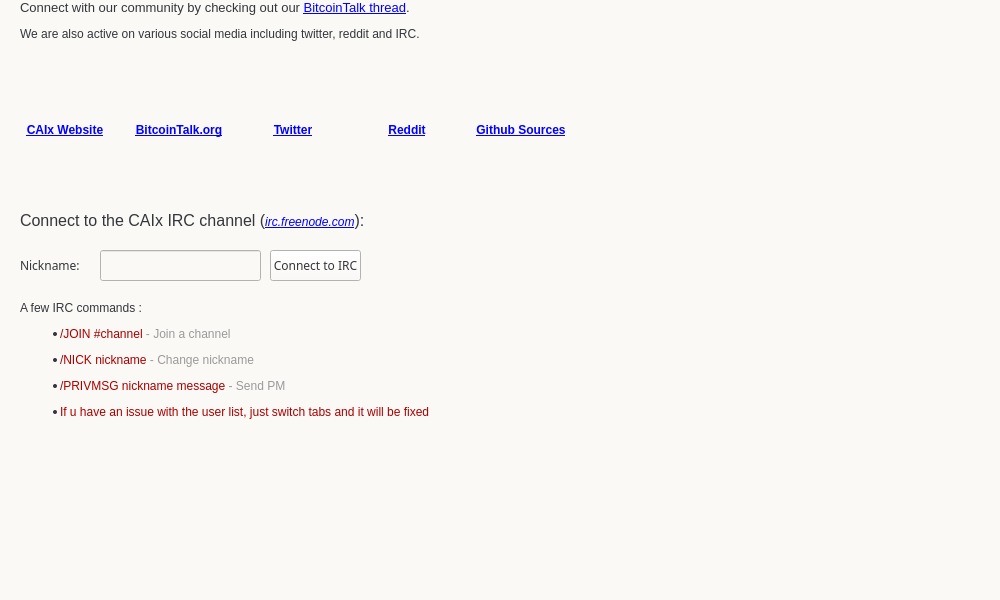
<?xml version="1.0" encoding="UTF-8"?>
<ui version="4.0">
 <class>ChatWindowClass</class>
 <widget class="QWidget" name="ChatWindowClass">
  <property name="geometry">
   <rect>
    <x>0</x>
    <y>0</y>
    <width>1000</width>
    <height>600</height>
   </rect>
  </property>
  <property name="minimumSize">
   <size>
    <width>1000</width>
    <height>600</height>
   </size>
  </property>
  <property name="maximumSize">
   <size>
    <width>1000</width>
    <height>600</height>
   </size>
  </property>
  <property name="styleSheet">
   <string notr="true">color:#33363b; font-size:12px; font-family:&quot;Open Sans Bold&quot;;background-color:#fbf9f6;</string>
  </property>
  <widget class="QWidget" name="widget_2" native="true">
   <property name="geometry">
    <rect>
     <x>0</x>
     <y>0</y>
     <width>1000</width>
     <height>600</height>
    </rect>
   </property>
   <property name="minimumSize">
    <size>
     <width>1000</width>
     <height>600</height>
    </size>
   </property>
   <property name="maximumSize">
    <size>
     <width>1000</width>
     <height>600</height>
    </size>
   </property>
   <property name="styleSheet">
    <string notr="true">color:#33363b; font-size:12px; font-family:&quot;Open Sans Bold&quot;;background-color:#fbf9f6;</string>
   </property>
   <widget class="QWidget" name="splitter" native="true">
    <property name="enabled">
     <bool>true</bool>
    </property>
    <property name="geometry">
     <rect>
      <x>10</x>
      <y>10</y>
      <width>721</width>
      <height>501</height>
     </rect>
    </property>
    <property name="styleSheet">
     <string notr="true">color:#33363b; font-size:12px; font-family:&quot;Open Sans Bold&quot;;background-color:#fbf9f6;</string>
    </property>
    <widget class="QTabWidget" name="tab">
     <property name="geometry">
      <rect>
       <x>10</x>
       <y>0</y>
       <width>541</width>
       <height>451</height>
      </rect>
     </property>
     <property name="styleSheet">
      <string notr="true">color:#33363b; font-size:12px; font-family:&quot;Open Sans Bold&quot;;background-color:#fbf9f6;</string>
     </property>
     <property name="tabShape">
      <enum>QTabWidget::Rounded</enum>
     </property>
     <property name="currentIndex">
      <number>0</number>
     </property>
     <property name="tabsClosable">
      <bool>false</bool>
     </property>
     <widget class="QWidget" name="widget_4">
      <attribute name="title">
       <string>Tab 1</string>
      </attribute>
      <zorder>hide3</zorder>
     </widget>
     <widget class="QWidget" name="tab_5">
      <attribute name="title">
       <string>Tab 2</string>
      </attribute>
     </widget>
    </widget>
    <widget class="QLineEdit" name="lineEdit">
     <property name="geometry">
      <rect>
       <x>10</x>
       <y>460</y>
       <width>701</width>
       <height>30</height>
      </rect>
     </property>
     <property name="sizePolicy">
      <sizepolicy hsizetype="Fixed" vsizetype="Fixed">
       <horstretch>0</horstretch>
       <verstretch>0</verstretch>
      </sizepolicy>
     </property>
     <property name="maximumSize">
      <size>
       <width>16777215</width>
       <height>30</height>
      </size>
     </property>
    </widget>
    <widget class="QListView" name="userView">
     <property name="geometry">
      <rect>
       <x>560</x>
       <y>20</y>
       <width>161</width>
       <height>391</height>
      </rect>
     </property>
     <property name="minimumSize">
      <size>
       <width>0</width>
       <height>300</height>
      </size>
     </property>
     <property name="styleSheet">
      <string notr="true">border-radius:10px;</string>
     </property>
    </widget>
    <widget class="QPushButton" name="disconnect">
     <property name="geometry">
      <rect>
       <x>642</x>
       <y>420</y>
       <width>71</width>
       <height>28</height>
      </rect>
     </property>
     <property name="text">
      <string>Disconnect</string>
     </property>
    </widget>
   </widget>
   <widget class="QWidget" name="hide3" native="true">
    <property name="geometry">
     <rect>
      <x>0</x>
      <y>0</y>
      <width>1000</width>
      <height>600</height>
     </rect>
    </property>
    <property name="minimumSize">
     <size>
      <width>1000</width>
      <height>600</height>
     </size>
    </property>
    <property name="maximumSize">
     <size>
      <width>1000</width>
      <height>600</height>
     </size>
    </property>
    <property name="styleSheet">
     <string notr="true">color:#33363b; font-size:12px; font-family:&quot;Open Sans Bold&quot;;background-color:#fbf9f6;</string>
    </property>
    <widget class="QLabel" name="hide2">
     <property name="geometry">
      <rect>
       <x>20</x>
       <y>0</y>
       <width>721</width>
       <height>51</height>
      </rect>
     </property>
     <property name="styleSheet">
      <string notr="true">color:#33363b; font-size:12px; font-family:&quot;Open Sans Bold&quot;;background-color:#fbf9f6;</string>
     </property>
     <property name="text">
      <string>&lt;html&gt;&lt;head/&gt;&lt;body&gt;&lt;p align=&quot;justify&quot;&gt;&lt;span style=&quot; font-family:'arial'; font-size:10pt;&quot;&gt;Connect with our community by checking out our &lt;/span&gt;&lt;a href=&quot;https://bitcointalk.org/index.php?topic=513613.0&quot;&gt;&lt;span style=&quot; font-family:'arial'; font-size:10pt; text-decoration: underline; color:#0000ff;&quot;&gt;BitcoinTalk thread&lt;/span&gt;&lt;/a&gt;&lt;span style=&quot; font-family:'arial'; font-size:10pt;&quot;&gt;.&lt;/span&gt;&lt;/p&gt;&lt;span&gt;&lt;p&gt; We are also active on various social media including twitter, reddit and IRC.&lt;/span&gt;&lt;/p&gt;&lt;p align=&quot;justify&quot;&gt;&lt;span style=&quot; font-family:'arial'; font-size:10pt;&quot;&gt;</string>
     </property>
     <property name="wordWrap">
      <bool>true</bool>
     </property>
     <property name="openExternalLinks">
      <bool>true</bool>
     </property>
    </widget>
    <widget class="QLabel" name="label_2">
     <property name="geometry">
      <rect>
       <x>20</x>
       <y>290</y>
       <width>431</width>
       <height>141</height>
      </rect>
     </property>
     <property name="text">
      <string>&lt;html&gt;&lt;head/&gt;&lt;body&gt;&lt;p&gt;A few IRC commands :&lt;/p&gt;&lt;ul style=&quot;margin-top: 0px; margin-bottom: 0px; margin-left: 0px; margin-right: 0px; -qt-list-indent: 1;&quot;&gt;&lt;li style=&quot; margin-top:12px; margin-bottom:12px; margin-left:0px; margin-right:0px; -qt-block-indent:0; text-indent:0px;&quot;&gt;&lt;span style=&quot; color:#aa0000;&quot;&gt;/JOIN #channel&lt;/span&gt;&lt;span style=&quot; color:#9a9a9a;&quot;&gt; - Join a channel&lt;/span&gt;&lt;/li&gt;&lt;li style=&quot; margin-top:12px; margin-bottom:12px; margin-left:0px; margin-right:0px; -qt-block-indent:0; text-indent:0px;&quot;&gt;&lt;span style=&quot; color:#aa0000;&quot;&gt;/NICK nickname&lt;/span&gt;&lt;span style=&quot; color:#9a9a9a;&quot;&gt; - Change nickname&lt;/span&gt;&lt;/li&gt;&lt;li style=&quot; margin-top:12px; margin-bottom:12px; margin-left:0px; margin-right:0px; -qt-block-indent:0; text-indent:0px;&quot;&gt;&lt;span style=&quot; color:#aa0000;&quot;&gt;/PRIVMSG nickname message&lt;/span&gt;&lt;span style=&quot; color:#9a9a9a;&quot;&gt; - Send PM &lt;/span&gt;&lt;/li&gt;&lt;li style=&quot; margin-top:0px; margin-bottom:0px; margin-left:0px; margin-right:0px; -qt-block-indent:0; text-indent:0px;&quot;&gt;&lt;span style=&quot; color:#aa0000;&quot;&gt;If u have an issue with the user list, just switch tabs and it will be fixed&lt;/span&gt;&lt;/li&gt;&lt;/ul&gt;&lt;/body&gt;&lt;/html&gt;</string>
     </property>
    </widget>
    <widget class="QLineEdit" name="editPseudo">
     <property name="geometry">
      <rect>
       <x>100</x>
       <y>250</y>
       <width>161</width>
       <height>31</height>
      </rect>
     </property>
     <property name="text">
      <string/>
     </property>
    </widget>
    <widget class="QLabel" name="label_5">
     <property name="geometry">
      <rect>
       <x>20</x>
       <y>250</y>
       <width>61</width>
       <height>31</height>
      </rect>
     </property>
     <property name="font">
      <font>
       <family>Open Sans Bold</family>
       <pointsize>-1</pointsize>
      </font>
     </property>
     <property name="text">
      <string>Nickname:</string>
     </property>
    </widget>
    <widget class="QPushButton" name="buttonConnect">
     <property name="geometry">
      <rect>
       <x>270</x>
       <y>250</y>
       <width>91</width>
       <height>31</height>
      </rect>
     </property>
     <property name="font">
      <font>
       <family>Open Sans Bold</family>
       <pointsize>-1</pointsize>
      </font>
     </property>
     <property name="styleSheet">
      <string notr="true"/>
     </property>
     <property name="text">
      <string>Connect to IRC</string>
     </property>
    </widget>
    <widget class="QLabel" name="label_10">
     <property name="geometry">
      <rect>
       <x>20</x>
       <y>210</y>
       <width>381</width>
       <height>21</height>
      </rect>
     </property>
     <property name="text">
      <string>&lt;html&gt;&lt;head/&gt;&lt;body&gt;&lt;p&gt;&lt;span style=&quot; font-size:12pt;&quot;&gt;Connect to the CAIx IRC channel (&lt;/span&gt;&lt;a href=&quot;http://webchat.freenode.net/?channels=#caishen&quot;&gt;&lt;span style=&quot; font-size:9pt; font-style:italic; text-decoration: underline; color:#0000ff;&quot;&gt;irc.freenode.com&lt;/span&gt;&lt;/a&gt;&lt;span style=&quot; font-size:12pt;&quot;&gt;):&lt;/span&gt;&lt;/p&gt;&lt;/body&gt;&lt;/html&gt;</string>
     </property>
    </widget>
    <widget class="QWidget" name="layoutWidget">
     <property name="geometry">
      <rect>
       <x>-10</x>
       <y>60</y>
       <width>611</width>
       <height>141</height>
      </rect>
     </property>
     <layout class="QGridLayout" name="gridLayout">
      <property name="spacing">
       <number>0</number>
      </property>
      <item row="0" column="2">
       <widget class="QLabel" name="label">
        <property name="sizePolicy">
         <sizepolicy hsizetype="Fixed" vsizetype="Preferred">
          <horstretch>0</horstretch>
          <verstretch>0</verstretch>
         </sizepolicy>
        </property>
        <property name="minimumSize">
         <size>
          <width>100</width>
          <height>0</height>
         </size>
        </property>
        <property name="maximumSize">
         <size>
          <width>100</width>
          <height>16777215</height>
         </size>
        </property>
        <property name="text">
         <string>&lt;html&gt;&lt;head/&gt;&lt;body&gt;&lt;p align=&quot;center&quot;&gt;&lt;a href=&quot;https://twitter.com/JStuhlman&quot;&gt;&lt;img src=&quot;:/icons/twitter&quot;/&gt;&lt;/a&gt;&lt;/p&gt;&lt;p align=&quot;center&quot;&gt;&lt;a href=&quot;https://twitter.com/JStuhlman&quot;&gt;&lt;span style=&quot; font-weight:600; text-decoration: underline; color:#0000ff;&quot;&gt;Twitter&lt;/span&gt;&lt;/a&gt;&lt;/p&gt;&lt;/body&gt;&lt;/html&gt;</string>
        </property>
        <property name="margin">
         <number>5</number>
        </property>
        <property name="openExternalLinks">
         <bool>true</bool>
        </property>
       </widget>
      </item>
      <item row="0" column="3">
       <widget class="QLabel" name="label_4">
        <property name="sizePolicy">
         <sizepolicy hsizetype="Fixed" vsizetype="Preferred">
          <horstretch>0</horstretch>
          <verstretch>0</verstretch>
         </sizepolicy>
        </property>
        <property name="minimumSize">
         <size>
          <width>100</width>
          <height>0</height>
         </size>
        </property>
        <property name="maximumSize">
         <size>
          <width>100</width>
          <height>16777215</height>
         </size>
        </property>
        <property name="text">
         <string>&lt;html&gt;&lt;head/&gt;&lt;body&gt;&lt;p align=&quot;center&quot;&gt;&lt;a href=&quot;http://www.reddit.com/r/caix&quot;&gt;&lt;img src=&quot;:/icons/reddit&quot;/&gt;&lt;/a&gt;&lt;/p&gt;&lt;p align=&quot;center&quot;&gt;&lt;a href=&quot;http://www.reddit.com/r/caix&quot;&gt;&lt;span style=&quot; font-weight:600; text-decoration: underline; color:#0000ff;&quot;&gt;Reddit&lt;/span&gt;&lt;/a&gt;&lt;/p&gt;&lt;/body&gt;&lt;/html&gt;</string>
        </property>
        <property name="openExternalLinks">
         <bool>true</bool>
        </property>
       </widget>
      </item>
      <item row="0" column="1">
       <widget class="QLabel" name="label_3">
        <property name="sizePolicy">
         <sizepolicy hsizetype="Fixed" vsizetype="Preferred">
          <horstretch>0</horstretch>
          <verstretch>0</verstretch>
         </sizepolicy>
        </property>
        <property name="minimumSize">
         <size>
          <width>100</width>
          <height>0</height>
         </size>
        </property>
        <property name="maximumSize">
         <size>
          <width>100</width>
          <height>16777215</height>
         </size>
        </property>
        <property name="text">
         <string>&lt;html&gt;&lt;head/&gt;&lt;body&gt;&lt;p align=&quot;center&quot;&gt;&lt;a href=&quot;http://www.caixboard.com/&quot;&gt;&lt;img src=&quot;:/icons/face&quot;/&gt;&lt;/a&gt;&lt;/p&gt;&lt;p align=&quot;center&quot;&gt;&lt;a href=&quot;https://bitcointalk.org/index.php?topic=513613.0&quot;&gt;&lt;span style=&quot; font-weight:600; text-decoration: underline; color:#0000ff;&quot;&gt;BitcoinTalk.org&lt;/span&gt;&lt;/a&gt;&lt;/p&gt;&lt;/body&gt;&lt;/html&gt;</string>
        </property>
        <property name="openExternalLinks">
         <bool>true</bool>
        </property>
       </widget>
      </item>
      <item row="0" column="4">
       <widget class="QLabel" name="label_6">
        <property name="sizePolicy">
         <sizepolicy hsizetype="Fixed" vsizetype="Preferred">
          <horstretch>0</horstretch>
          <verstretch>0</verstretch>
         </sizepolicy>
        </property>
        <property name="minimumSize">
         <size>
          <width>100</width>
          <height>0</height>
         </size>
        </property>
        <property name="text">
         <string>&lt;html&gt;&lt;head/&gt;&lt;body&gt;&lt;p align=&quot;center&quot;&gt;&lt;a href=&quot;https://github.com/Lefter1s/CAIx&quot;&gt;&lt;img src=&quot;:/icons/github&quot;/&gt;&lt;/a&gt;&lt;/p&gt;&lt;p align=&quot;center&quot;&gt;&lt;a href=&quot;https://github.com/Lefter1s/CAIx&quot;&gt;&lt;span style=&quot; font-weight:600; text-decoration: underline; color:#0000ff;&quot;&gt;Github Sources&lt;/span&gt;&lt;/a&gt;&lt;/p&gt;&lt;/body&gt;&lt;/html&gt;</string>
        </property>
        <property name="alignment">
         <set>Qt::AlignCenter</set>
        </property>
        <property name="openExternalLinks">
         <bool>true</bool>
        </property>
       </widget>
      </item>
      <item row="0" column="0">
       <widget class="QLabel" name="label_8">
        <property name="sizePolicy">
         <sizepolicy hsizetype="Fixed" vsizetype="Fixed">
          <horstretch>0</horstretch>
          <verstretch>0</verstretch>
         </sizepolicy>
        </property>
        <property name="minimumSize">
         <size>
          <width>100</width>
          <height>0</height>
         </size>
        </property>
        <property name="maximumSize">
         <size>
          <width>100</width>
          <height>16777215</height>
         </size>
        </property>
        <property name="text">
         <string>&lt;html&gt;&lt;head/&gt;&lt;body&gt;&lt;p&gt;&lt;a href=&quot;http://caix.club&quot;&gt;&lt;img src=&quot;:/icons/caix-64&quot;/&gt;&lt;/a&gt;&lt;/p&gt;&lt;p&gt;&lt;a href=&quot;http://caix.club&quot;&gt;&lt;span style=&quot; text-decoration: underline; color:#0000ff;font-weight:bold;&quot;&gt;CAIx Website&lt;/span&gt;&lt;/a&gt;&lt;/p&gt;&lt;/body&gt;&lt;/html&gt;</string>
        </property>
        <property name="scaledContents">
         <bool>true</bool>
        </property>
        <property name="alignment">
         <set>Qt::AlignCenter</set>
        </property>
        <property name="openExternalLinks">
         <bool>true</bool>
        </property>
       </widget>
      </item>
     </layout>
    </widget>
   </widget>
  </widget>
  <action name="actionQuit">
   <property name="text">
    <string>Quitter</string>
   </property>
   <property name="shortcut">
    <string>Ctrl+Q</string>
   </property>
  </action>
  <action name="actionCloseTab">
   <property name="text">
    <string>Fermer l'onglet</string>
   </property>
  </action>
 </widget>
 <layoutdefault spacing="6" margin="11"/>
 <resources/>
 <connections/>
</ui>
